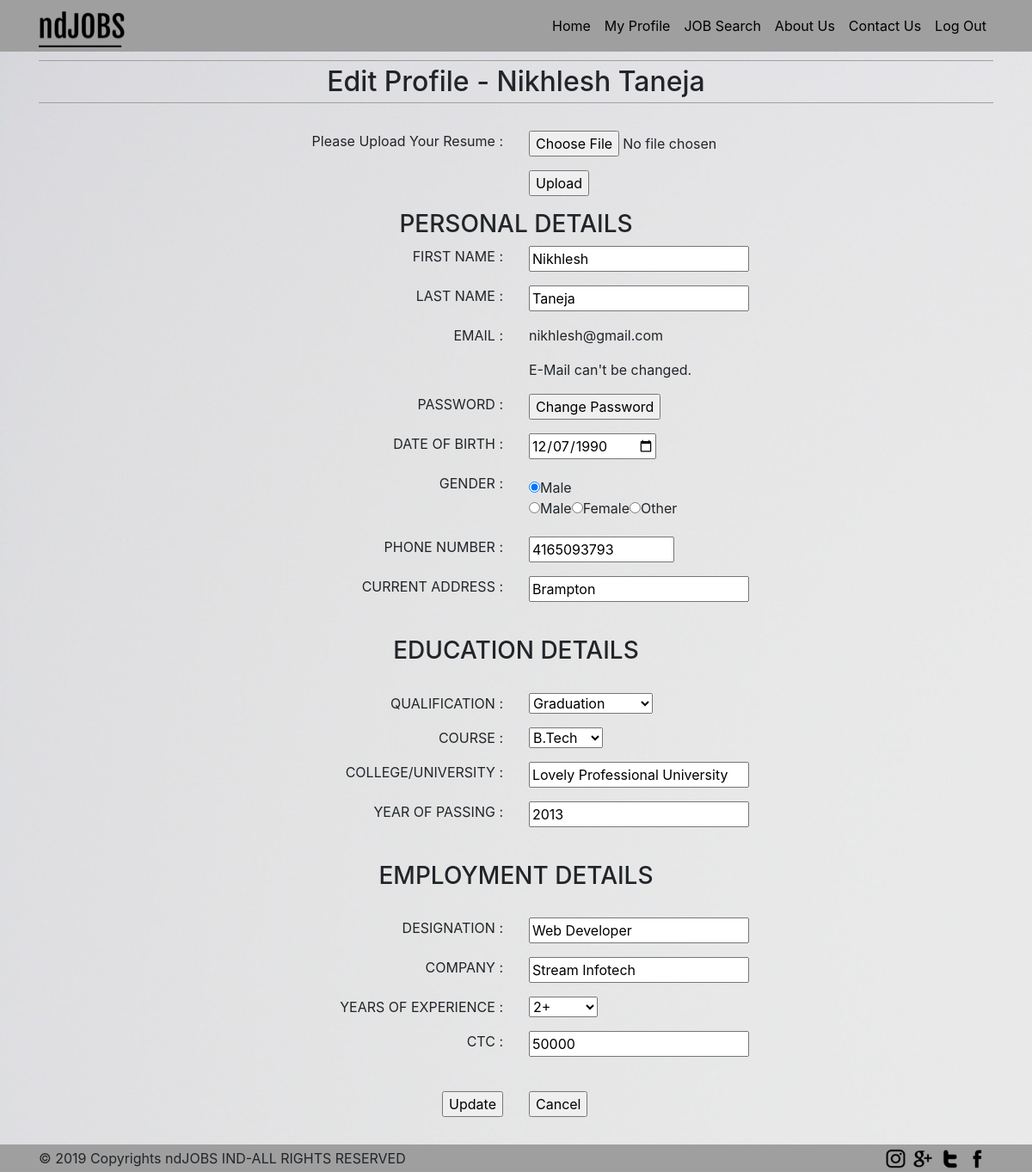
Page /editprofileseeker.php (signed in) on the committed database.
### tables this page shows
CREATE TABLE `regseeker` (
  `firstname` varchar(255) NOT NULL,
  `lastname` varchar(255) NOT NULL,
  `email` varchar(255) NOT NULL,
  `password` varchar(255) NOT NULL,
  `dob` date NOT NULL,
  `gender` varchar(255) NOT NULL,
  `phone` bigint(10) NOT NULL,
  `curaddress` varchar(255) NOT NULL
);

CREATE TABLE `seekerdata` (
  `email` varchar(255) NOT NULL,
  `qualification` varchar(255) NOT NULL,
  `course` varchar(255) NOT NULL,
  `college` varchar(255) NOT NULL,
  `yop` varchar(255) NOT NULL,
  `designation` varchar(255) NOT NULL,
  `company` varchar(255) NOT NULL,
  `yoe` varchar(255) NOT NULL,
  `ctc` varchar(255) NOT NULL,
  `resumefname` varchar(255) NOT NULL
);

### editprofileseeker.php (the view, shortened to what this page needs)
<!DOCTYPE html>
<html>
<head>
<link rel="stylesheet" href="https://maxcdn.bootstrapcdn.com/bootstrap/4.3.1/css/bootstrap.min.css">
	<link rel="stylesheet" href="style.css">
</head>
<body>
<div class="main">
<div id="header">
<div class="container">
<div class="row">
<div class="col-xl-12">
<nav class="navbar navbar-expand-lg navbar-light bg-light ">
<a class="navbar-brand" href="homeseeker.php"><img src="images/logo.png" width="100px"  height="50px"></a>
<div class="collapse navbar-collapse" id="navbarSupportedContent">
<ul class="navbar-nav">
<li class="nav-item">
<a class="nav-link" href="homeseeker.php">Home</a>
</li>
<li class="nav-item">
<a class="nav-link" href="profileseeker.php">My Profile</a>
</li>
<li class="nav-item">
<a class="nav-link" href="jobsearch.php">JOB Search</a>
</li>
<li class="nav-item">
<a class="nav-link" href="aboutus.php">About Us</a>
</li>
<li class="nav-item">
<a class="nav-link" href="contactus.php">Contact Us</a>
</li>
<li class="nav-item">
<a class="nav-link" href="logoutseeker.php">Log Out</a>
</li>
</ul>
</div>
</nav>
</div>
</div>
</div>
</div>
<div class="heading">
<div class="container">
<div class="row">
<div class="col-xl-12">
<h2>Edit Profile - <?php echo $_SESSION['seekername']?></h2>
</div>
</div>
</div>
</div>
<?php
$cn=@mysqli_connect('localhost','root','','ndjobs') or die ('Connection Lost');
$select1="select * from regseeker where email='".$_SESSION['seekeremail']."'";
$query1=@mysqli_query($cn,$select1) or die("query 1");
$rowdata=@mysqli_fetch_array($query1);
$select2="select * from seekerdata where email='".$_SESSION['seekeremail']."'";
$query2=@mysqli_query($cn,$select2) or die("query 1");
$rowdata2=@mysqli_fetch_array($query2);
?>
<div class="form">
<div class="container">
<form action="" method="post" enctype="multipart/form-data">
<div class="row">
<div class="col-xl-6">
<br><p id="p1">Please Upload Your Resume :</p>
</div>
<div class="col-xl-6">
<br><p id="p2"><input type="file" name="resume"></p>
<p id="p2"><input type="submit" name="upload" value="Upload"></p>
</div>
</div>
</form>
<form action="" method="post">
<div class="row">
<div class="col-xl-12">
<h3>PERSONAL DETAILS</h3>
</div>
</div>
<div class="row">
<div class="col-xl-6">
<p id="p1">FIRST NAME :</p>
</div>
<div class="col-xl-6">
<p id="p2"><input type="text" name="firstname" value="<?php echo $rowdata['firstname']?>"></p><p id="p3"><?php if(isset($msg0)){ echo $msg0;} ?></p>
</div>
</div>
<div class="row">
<div class="col-xl-6">
<p id="p1">LAST NAME :</p>
</div>
<div class="col-xl-6">
<p id="p2"><input type="text" name="lastname" value="<?php echo $rowdata['lastname']?>"></p><p id="p3"><?php if(isset($msg1)){ echo $msg1;} ?></p>
</div>
</div>
<div class="row">
<div class="col-xl-6">
<p id="p1">EMAIL :</p>
</div>
<div class="col-xl-6">
<p id="p2"><?php echo $rowdata['email']?></p><p id="p3">E-Mail can't be changed.</p>
</div>
</div>
<div class="row">
<div class="col-xl-6">
<p id="p1">PASSWORD :</p>
</div>
<div class="col-xl-6">
<p id="p2"><input type="button" value="Change Password" onclick="location.href='changepasswordseeker.php';"/></p>
</div>
</div>
<div class="row">
<div class="col-xl-6">
<p id="p1">DATE OF BIRTH :</p>
</div>
<div class="col-xl-6">
<p id="p2"><input type="date" name="dob" value="<?php echo $rowdata['dob']?>"></p><p id="p3"><?php if(isset($msg2)){ echo $msg2;} ?></p>
</div>
</div>
<div class="row">
<div class="col-xl-6">
<p id="p1">GENDER :</p>
</div>
<div class="col-xl-6">
<p id="p2" style="padding: 5px 0px 5px 0px;"><input type="radio" name="gender" value="<?php echo $rowdata['gender']?>"checked><?php echo $rowdata['gender']?><br><input type="radio" name="gender" value="Male">Male<input type="radio" name="gender" value="Female">Female<input type="radio" name="gender" value="Other">Other</p><p id="p3"><?php if(isset($msg3)){ echo $msg3;} ?></p>
</div>
</div>
<div class="row">
<div class="col-xl-6">
<p id="p1">PHONE NUMBER :</p>
</div>
<div class="col-xl-6">
<p id="p2"><input type="number" name="phone" min="1000000000" max="9999999999" value="<?php echo $rowdata['phone']?>"></p><p id="p3"><?php if(isset($msg4)){ echo $msg4;} ?></p>
</div>
</div>
<div class="row">
<div class="col-xl-6">
<p id="p1">CURRENT ADDRESS :</p>
</div>
<div class="col-xl-6">
<p id="p2"><input type="text" name="curaddress" value="<?php echo $rowdata['curaddress']?>"></p><p id="p3"><?php if(isset($msg5)){ echo $msg5;} ?></p>
</div>
</div>
<div class="row">
<div class="col-xl-12">
<br><h3>EDUCATION DETAILS</h3><br>
</div>
</div>
<div class="row">
<div class="col-xl-6">
<p id="p1">QUALIFICATION :</p>
</div>
<div class="col-xl-6">
<p id="p2"><select name="qualification">
<option value="<?php echo $rowdata2['qualification']?>"><?php echo $rowdata2['qualification']?></option>
</select></p><p id="p3"><?php if(isset($msg6)){ echo $msg6;} ?></p>
</div>
</div>
<div class="row">
<div class="col-xl-6">
<p id="p1">COURSE :</p>
</div>
<div class="col-xl-6">
<p id="p2"><select name="course">
<option value="<?php echo $rowdata2['course']?>"><?php echo $rowdata2['course']?></option>
</select></p><p id="p3"><?php if(isset($msg7)){ echo $msg7;} ?></p>
</div>
</div>
<div class="row">
<div class="col-xl-6">
<p id="p1">COLLEGE/UNIVERSITY :</p>
</div>
<div class="col-xl-6">
<p id="p2"><input type="text" name="college" value="<?php echo $rowdata2['college']?>"></p><p id="p3"><?php if(isset($msg8)){ echo $msg8;} ?></p>
</div>
</div>
<div class="row">
<div class="col-xl-6">
<p id="p1">YEAR OF PASSING :</p>
</div>
<div class="col-xl-6">
<p id="p2"><input type="text" name="yop" value="<?php echo $rowdata2['yop']?>"></p><p id="p3"><?php if(isset($msg9)){ echo $msg9;} ?></p>
</div>
</div>
<div class="row">
<div class="col-xl-12">
<br><h3>EMPLOYMENT DETAILS</h3><br>
</div>
</div>
<div class="row">
<div class="col-xl-6">
<p id="p1">DESIGNATION :</p>
</div>
<div class="col-xl-6">
<p id="p2"><input type="text" name="designation" value="<?php echo $rowdata2['designation']?>"></p><p id="p3"><?php if(isset($msg10)){ echo $msg10;} ?></p>
</div>
</div>
<div class="row">
<div class="col-xl-6">
<p id="p1">COMPANY :</p>
</div>
<div class="col-xl-6">
<p id="p2"><input type="text" name="company" value="<?php echo $rowdata2['company']?>"></p><p id="p3"><?php if(isset($msg11)){ echo $msg11;} ?></p>
</div>
</div>
<div class="row">
<div class="col-xl-6">
<p id="p1">YEARS OF EXPERIENCE :</p>
</div>
<div class="col-xl-6">
<p id="p2"><select name="yoe">
<option value="<?php echo $rowdata2['yoe']?>"><?php echo $rowdata2['yoe']?></option>
</select><p id="p3"><?php if(isset($msg12)){ echo $msg12;} ?></p>
</div>
</div>
<div class="row">
<div class="col-xl-6">
<p id="p1">CTC :</p>
</div>
<div class="col-xl-6">
<p id="p2"><input type="text" name="ctc" value="<?php echo $rowdata2['ctc']?>"></p><p id="p3"><?php if(isset($msg13)){ echo $msg13;} ?></p>
<br>
</div>
</div>
<div class="submit">
<div class="row">
<div class="col-xl-6">
<p id="p1">
<input type="submit" name="submit" value="Update"><br><br>
</div>
<div class="col-xl-6">
<p id="p2"><input type="button" value="Cancel" onclick="location.href='profileseeker.php';"/></p><br><br>
</div>
</div>
</div>
</form>
</div>
</div>
<div id="footer">
<div class="container">
<div class="row">
<div class="col-xl-8">
<p>&copy; 2019 Copyrights ndJOBS IND-ALL RIGHTS RESERVED</p>
</div>
<div class="col-xl-4">
<img src="images/facebook.png">
<img src="images/twitter.png">
<img src="images/googleplus.png">
<img src="images/instagram.png">
</div>
</div>
</div>
</div>
</div>
</body>
</html>

### style.css (style rules this page uses)
body { float:left;width:100%;background-image: url("images/bg.jpg"); }
#header { float:left;width:100%;background-color:#9F9F9F; }
#header ul li a { color:black;border-bottom:1px solid transparent; }
#header img { float:left;padding-top: 8px; }
.navbar { background-color:transparent !important;padding:0px; }
.heading { width:100%;float:left; }
.form { width:100%;float:left; }
h2 { text-align:center;border-top:1px solid #9F9F9F;border-bottom: 1px solid #9F9F9F;padding-top:5px;padding-bottom:5px;margin-top:10px; }
h3 { text-align:center; }
#p1 { text-align:right; }
#p2 { text-align:left; }
.submit { width: 100%;float: left; }
#footer { position:fixed;left:0;bottom:0;float:left;width:100%;background-color:#9F9F9F; }
#footer p { margin-top:4px;margin-bottom:0px; }
#footer img { float:right;display:inline;width:7%;margin-right:7px;padding-bottom:4px;padding-top:4px; }

### rows in the picture
regseeker: firstname "Nikhlesh", lastname "Taneja", email "nikhlesh@gmail.com", dob "12/07/1990", gender "Male", phone "4165093793", curaddress "Brampton"
seekerdata: qualification "Graduation", course "B.Tech", college "Lovely Professional University", yop "2013", designation "Web Developer", company "Stream Infotech", yoe "2+", ctc "50000"

### other values in the picture
$_SESSION['seekername'] "Nikhlesh Taneja"
